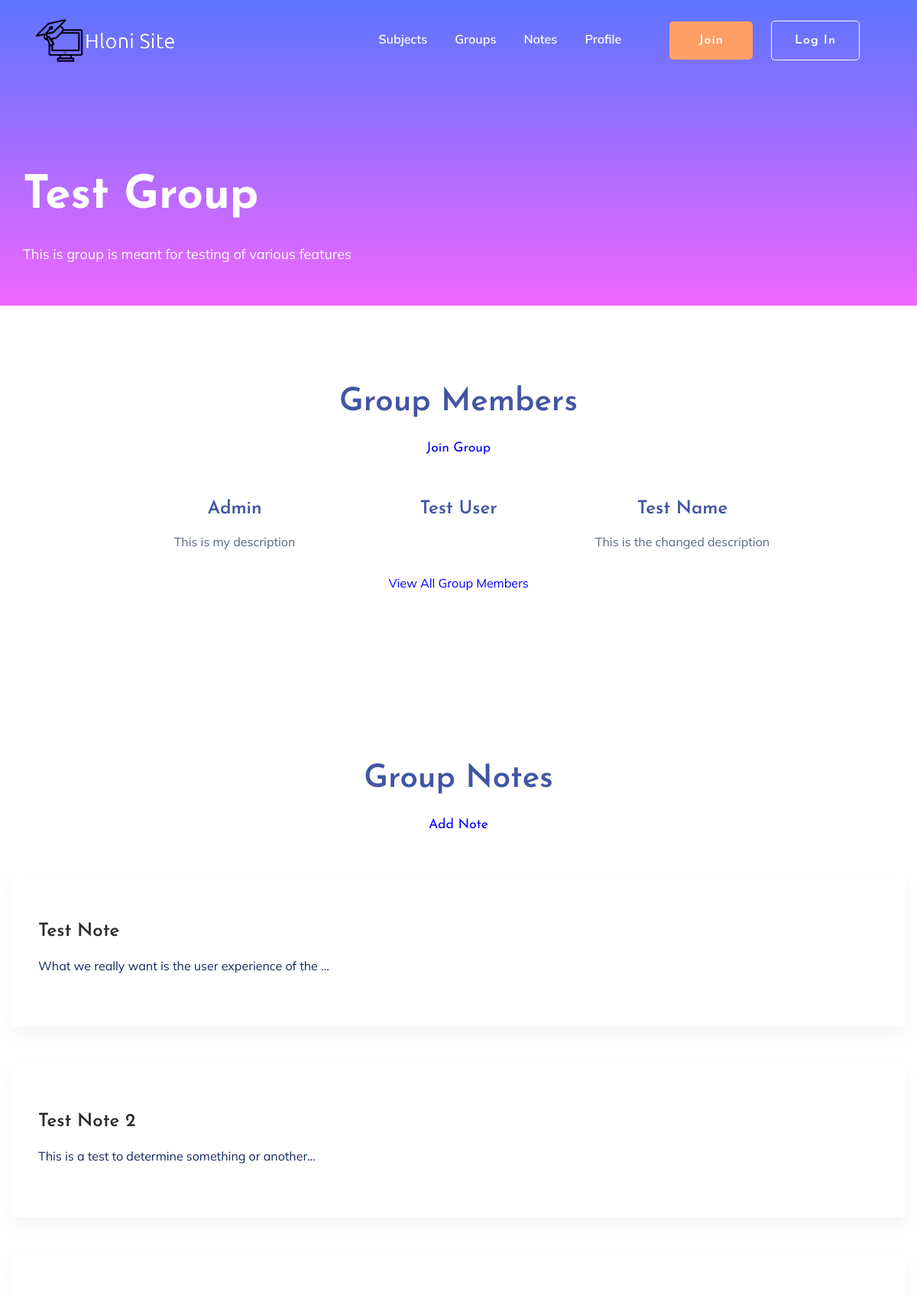
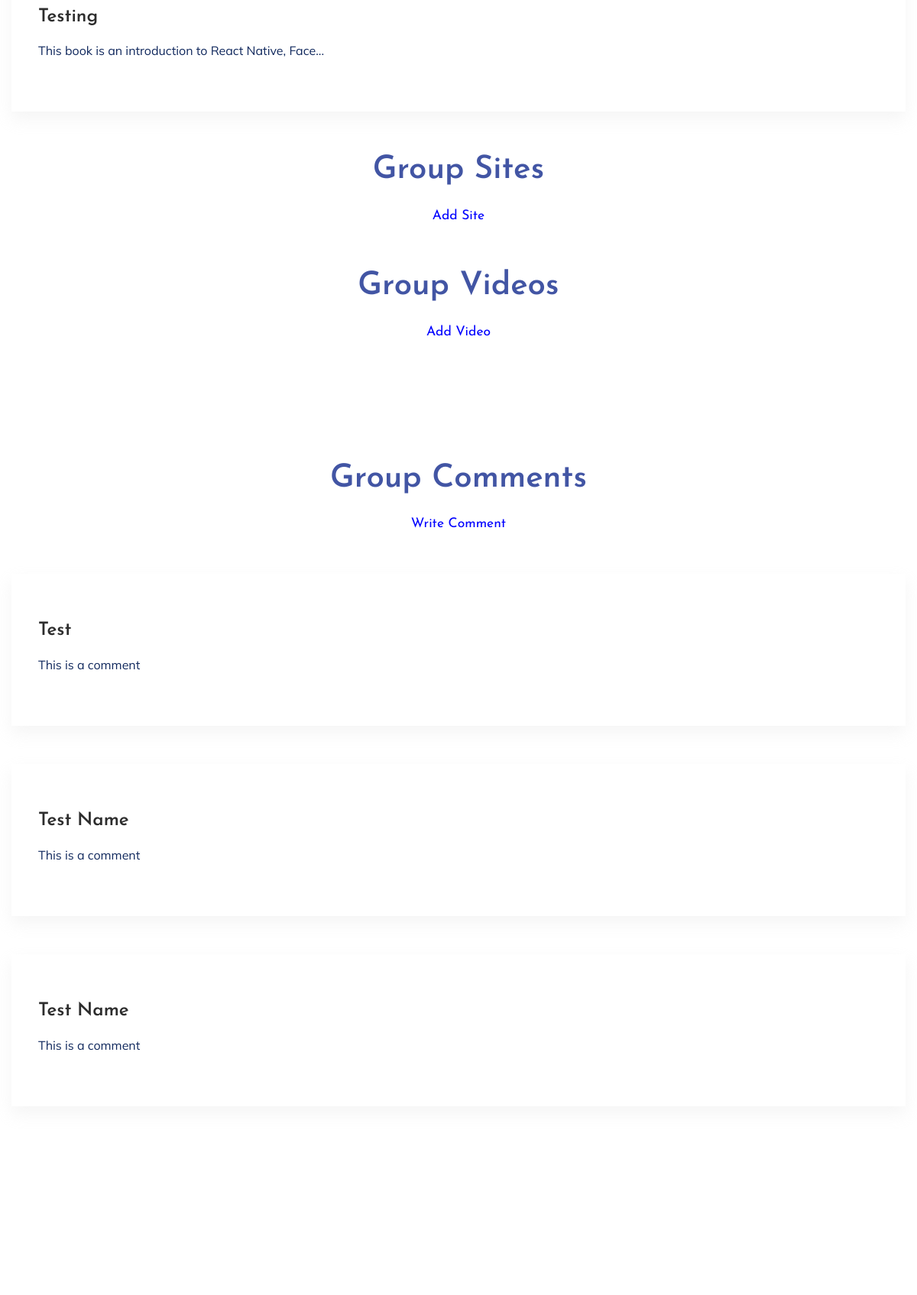
Page /profile/group/1 (upper part) on the committed database (2 pictures, top to bottom).
### Profile/models.py (models this page shows, shortened)
class Groups(models.Model):
    name = models.CharField(max_length=200)
    description = models.CharField(max_length=500)
    creator = models.ForeignKey(User, on_delete=models.SET_NULL, null=True, related_name="GroupCreator")
    members = models.ManyToManyField(User, blank=True, related_name="GroupMembers")
    notes = models.ManyToManyField(Notes, blank=True, related_name="GroupNotes")
    sites = models.ManyToManyField(Sites, blank=True, related_name="GroupSites")
    videos = models.ManyToManyField(Videos, blank=True, related_name="GroupVideos")
    def add_note(self):
        return reverse("Profile:Select Content", kwargs={"content_slug":"note", "group_id":self.id})
    def add_site(self):
        return reverse("Profile:Select Content", kwargs={"content_slug":"site", "group_id":self.id})
    def add_video(self):
        return reverse("Profile:Select Content", kwargs={"content_slug":"video", "group_id":self.id})

class Profile(models.Model):
    user = models.OneToOneField(User, on_delete=models.CASCADE)
    slug = models.SlugField()
    description = models.CharField(max_length=500, blank=True)
    copied_notes = models.ManyToManyField(Notes, blank=True, related_name="Notes")
    saved_videos = models.ManyToManyField(Videos,blank=True,related_name="Videos")
    saved_sites = models.ManyToManyField(Sites, blank=True, related_name="Sites")
    groups = models.ManyToManyField("Groups", blank=True, related_name="UserGroups")

class GroupComments(models.Model):
    user = models.ForeignKey(User, related_name="GroupCommentUser", on_delete=models.CASCADE, default=None)
    comment = models.TextField()
    group = models.ForeignKey(Groups, on_delete=models.CASCADE)
    date = models.DateTimeField(auto_now=True)

### Notes/models.py (models this page shows, shortened)
class Notes(models.Model):
    types = (
        ('Pu','Public'),
        ('Pr','Private'),
    )
    user = models.ForeignKey(User, on_delete=models.CASCADE, related_name="Note", null=True)
    name = models.CharField(max_length=500)
    subject = models.ForeignKey(Subject, on_delete=models.CASCADE)
    status = models.CharField(max_length=2, choices=types)
    notes = models.TextField()
    date = models.DateTimeField(auto_now=True)
    def first_fifty_words(self):
        return self.notes[0:50]

### Profile/views.py (the view)
# urls.py: path('group/<group_id>', View_Group, name="View Group"),
def View_Group(request, group_id):
    group = Groups.objects.get(id=group_id)
    comments = GroupComments.objects.filter(group=group)
    context = {
        "group":group,
        "comments":comments,
        }
    return render(request, "Profile/View_Group.html", context)

### Profile/templates/Profile/View_Group.html (shortened to what this page needs)
{% extends 'Home/header.html' %}
{% block content %}
{% include 'Home/head.html' %}
    <main>
        <section class="slider-area slider-area2">
            <div class="slider-active">
                <div class="single-slider slider-height2">
                    <div class="container">
                            <div class="col-xl-8 col-lg-11 col-md-12">
                                <div class="hero__caption hero__caption2">
                                    <h1 data-animation="bounceIn" data-delay="0.2s">{{ group.name }}</h1>
                                    <nav aria-label="breadcrumb">
                                        <ol class="breadcrumb">
                                            <p>{{ group.description }}</p>
                                        </ol>
                                    </nav>
                                </div>
                            </div>
                        </div>
                    </div>
                </div>
        </section>
		<section class="team-area section-padding40 fix">
            <div class="container">
                <div class="row justify-content-center">
                    <div class="col-xl-7 col-lg-8">
                        <div class="section-tittle text-center mb-55">
                            <h2 id="GroupMembers">Group Members</h2>
							<h3><a href="{% url 'Profile:Join Group' group_id=group.id %}" style="color:blue">Join Group</a></h3>
                        </div>
                    </div>
                </div>
                <div class="team-active">
					{% for member in group.members.all %}
                    <div class="single-cat text-center">
                        <div class="cat-cap">
                            <h5><a href="{% url 'Profile:View Profile' profile_slug=member.username %}">{{ member.username }}</a></h5>
                            <p>{{ member.profile.description }}</p>
                        </div>
                    </div>
					{% endfor %}
                </div>
				<br>
				<div class="section-title text-center">
					<p><a href="{% url 'Profile:List All Group Members' group_id=group.id %}" style="color:blue">View All Group Members</a></p>
				</div>
            </div>
        </section>
        <div class="courses-area section-padding40 fix">
			<div class="container">
                <div class="row justify-content-center">
                    <div class="col-xl-7 col-lg-8">
                        <div class="section-tittle text-center mb-55">
                            <h2 id="GroupNotes">Group Notes</h2>
							<h3><a href="{{ group.add_note }}" style="color:blue">Add Note</a></h3>
                        </div>
                    </div>
                </div>
				{% for note in group.notes.all %}
					<article class="blog_item">
						<div class="blog_details">
							<a class="d-inline-block" href="">
							<h2 class="blog-head" style="color: #2d2d2d;">{{ note.name }}</h2>
							</a>
							<p>{{ note.first_fifty_words }}...</p>
						</div>
					</article>
				{% endfor %}
				</div>
				<div class="container">
                <div class="row justify-content-center">
                    <div class="col-xl-7 col-lg-8">
                        <div class="section-tittle text-center mb-55">
                            <h2 id="GroupSites">Group Sites</h2>
							<h3><a href="{{ group.add_site }}" style="color:blue">Add Site</a></h3>
                        </div>
                    </div>
                </div>
				</div>
				<div class="container">
                <div class="row justify-content-center">
                    <div class="col-xl-7 col-lg-8">
                        <div class="section-tittle text-center mb-55">
                            <h2 id="GroupVideos">Group Videos</h2>
							<h3><a href="{{ group.add_video }}" style="color:blue">Add Video</a></h3>
                        </div>
                    </div>
                </div>
				</div>
		<section>
			<div class="courses-area section-padding40 fix">
				<div class="container">
					<div class="row justify-content-center">
						<div class="col-xl-7 col-lg-8">
							<div class="section-tittle text-center mb-55">
								<h2 id="GroupComment">Group Comments</h2>
								<h3><a href="{% url 'Profile:Write Comment' group_id=group.id %}" style="color:blue">Write Comment</a></h3>
							</div>
						</div>
					</div>
					{% for comment in comments %}
						<article class="blog_item">
							<div class="blog_details">
								<a class="d-inline-block" href="">
								<h2 class="blog-head" style="color: #2d2d2d;">{{ comment.user.username }}</h2>
								</a>
								<p>{{ comment.comment }}</p>
							</div>
						</article>
					{% endfor %}
					</div>
				</div>
		</section>
        </div>
    </main>
{% endblock %}

### rows in the picture
Groups: name "Test Group", description "This is group is meant for testing of various features"
Notes: name "Test Note", first_fifty_words "What we really want is the user experience of the"
Notes: name "Test Note 2", first_fifty_words "This is a test to determine something or another"
Notes: name "Testing", first_fifty_words "This book is an introduction to React Native, Face"
GroupComments: user.username "Test", comment "This is a comment"
GroupComments: user.username "Test Name", comment "This is a comment"
GroupComments: user.username "Test Name", comment "This is a comment"

### other values in the picture
{{ member.username }} "Admin"
{{ member.profile.description }} "This is my description"
{{ member.username }} "Test User"
{{ member.username }} "Test Name"
{{ member.profile.description }} "This is the changed description"
